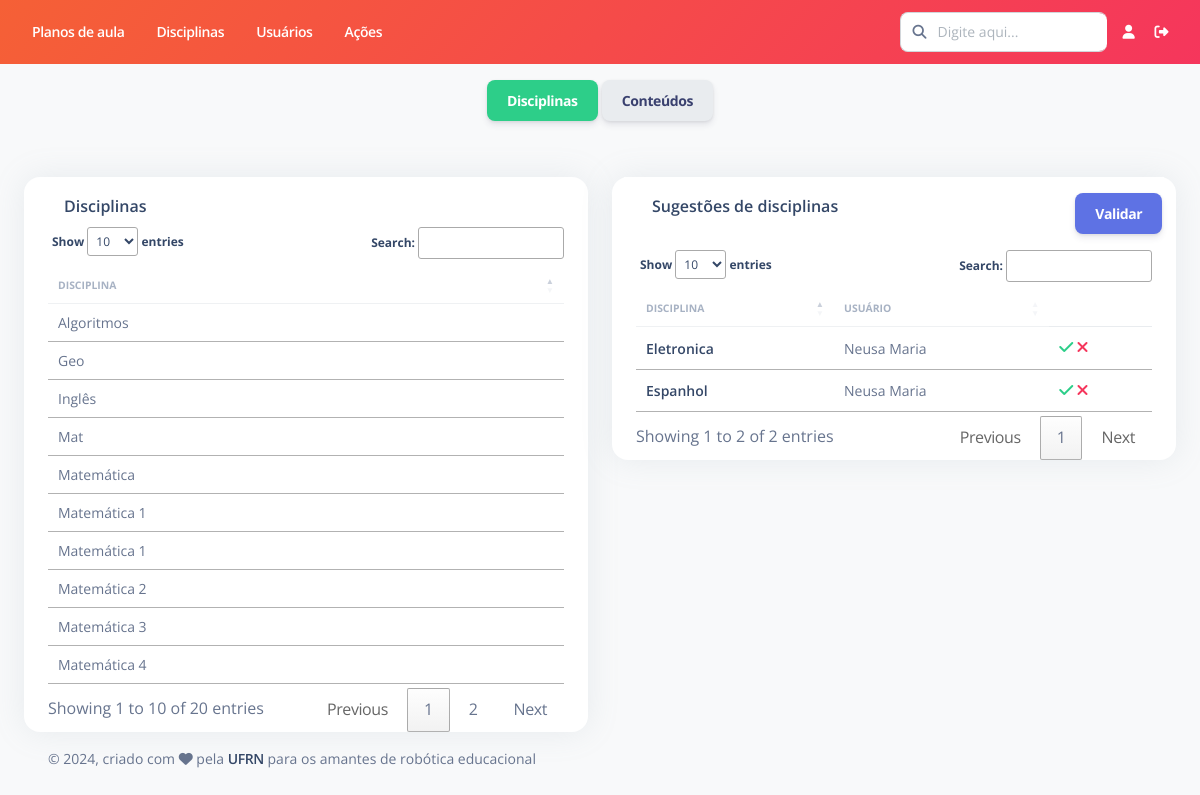
The page /disciplina/listar-sugestoes/0 on the database as committed earlier.
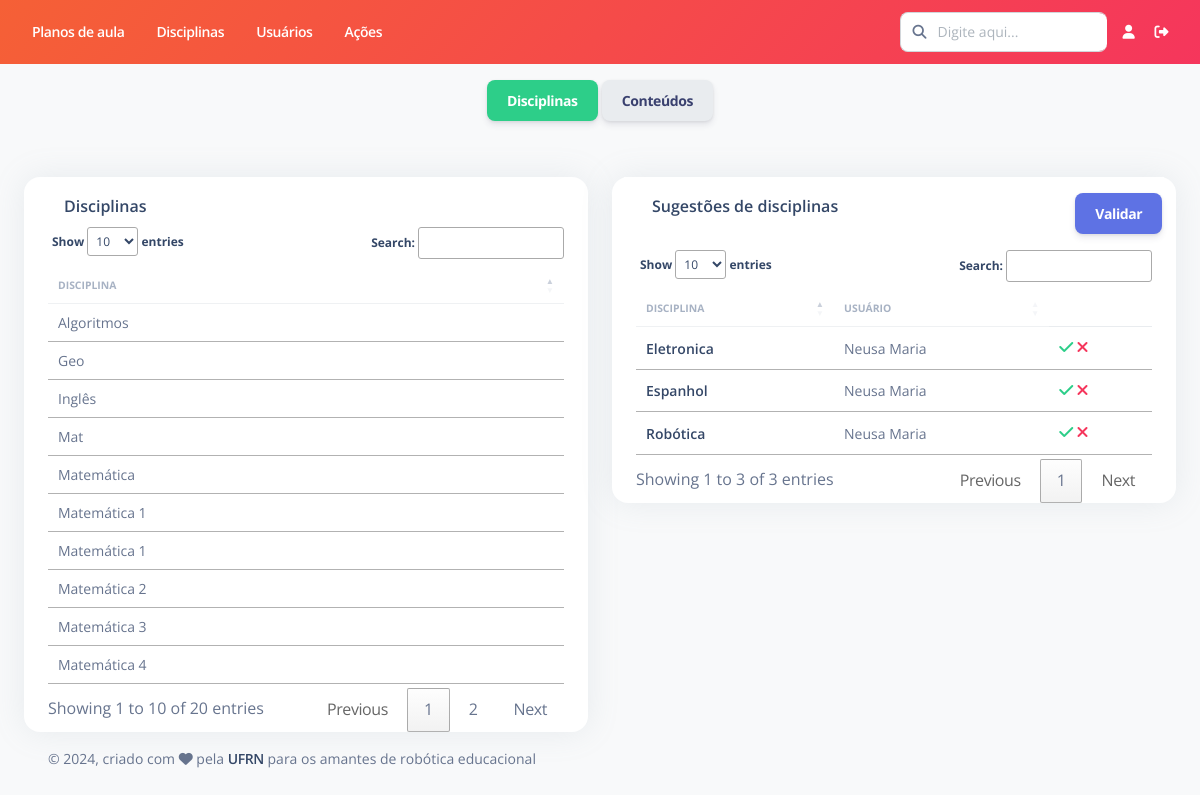
The same page on the database as committed later.
### Disciplina/models.py (models this page shows, shortened)
class Disciplina(models.Model):
    nome = models.CharField(max_length=200, verbose_name="Nome")
    status = models.CharField(max_length=7, choices=STATUS, default='Ativo')
    def __str__(self):
        return self.nome
    class Meta:
        ordering = ['nome']
        verbose_name = "Disciplina"
        verbose_name_plural = "Disciplinas"

class SugestaoDisciplina(models.Model):
    nome = models.CharField(max_length=200, verbose_name="Nome")
    usuario = models.ForeignKey(Usuario, on_delete=models.RESTRICT, null=True, verbose_name="Usuário")
    status = models.CharField(max_length=1, choices=STATUS_SUGESTAO, default='A')
    comentarios = models.TextField(null=True, blank=True, verbose_name="Comentários")
    data = models.DateField(auto_now_add=True, verbose_name="Data de criação", null=True)
    class Meta:
        ordering = ['status']
        verbose_name = "Sugestão de Disciplina"
        verbose_name_plural = "Sugestões de Disciplina"

### Disciplina/views.py (the view)
# urls.py: path('listar-sugestoes/<int:tipo>', views.listar_sugestoes, name="listar_sugestoes"),
def listar_sugestoes(request, tipo):
    sugestoes_disciplina = SugestaoDisciplina.objects.filter(status="A")
    sugestoes_conteudo = SugestaoConteudo.objects.filter(status="A")
    disciplinas = Disciplina.objects.filter(status="Ativo")
    conteudos = Conteudo.objects.filter(status="Ativo")
    informacoes = {
        'sugestoes_disciplina': sugestoes_disciplina,
        'sugestoes_conteudo': sugestoes_conteudo,
        'lista_disciplinas': disciplinas,
        'lista_conteudos': conteudos,
        'tipo': tipo,
    }
    return render(request, "Disciplina/listar_sugestoes.html", informacoes)

### Usuario/models.py (called while the page is built)
    def __str__(self):
        return self.first_name + " " + self.last_name

### templates/Disciplina/listar_sugestoes.html (shortened to what this page needs)
{% extends "Base/base.html" %}
{% load static %}
{% block conteudo %}
<div class="p-3 text-center">
  <button id="btn_disciplina" class="btn btn-success" onclick="mostrar_disciplinas()">Disciplinas</button>
  <button id="btn_conteudo" class="btn btn-light" onclick="mostrar_conteudos()">Conteúdos</button>
</div>
<div id="div_disciplina">
  <div class="row mt-4">
  <div class="col-lg-6 col-md-12 mb-lg-0 mb-4">
    <div class="card container">
      <div class="card-header pb-0 p-3">
        <div class="d-flex justify-content-between">
          <h6 class="mb-2">Disciplinas</h6>
        </div>
      </div>
      <div class="table-responsive">
          <table id="tabela_disciplinas" class="table align-items-center" cellspacing="0">
            <thead>
              <tr>
                <th class="text-uppercase text-secondary text-xxs font-weight-bolder opacity-7">Disciplina</th>
              </tr>
            </thead>
            <tbody>
                {% for disciplina in lista_disciplinas %}
                    <tr>
                        <td><p class="text-sm mb-0">{{disciplina.nome}}</p></td>
                    </tr>
                {% endfor %}
            </tbody>
          </table>
      </div>
    </div>
  </div>
  <div class="col-lg-6 mb-lg-0 mb-4">
    <div class="card container">
      <form id="form_disciplina">
        <div class="card-header pb-0 p-3 row">
          <div class="col-10">
            <h6 class="mb-0">Sugestões de disciplinas</h6>
          </div>
          <div class="col-2">
            <input type="submit" class="btn btn-primary" value="Validar" />
          </div>
        </div>
        <div class="table-responsive">
          <table id="tabela_sugestao_disciplina" class="table align-items-center" cellspacing="0">
            <thead>
              <tr>
                <th class="text-uppercase text-secondary text-xxs font-weight-bolder opacity-7">Disciplina</th>
                <th class="text-uppercase text-secondary text-xxs font-weight-bolder opacity-7">Usuário</th>
                <th></th>
              </tr>
            </thead>
            <tbody>
                {% for sugestao in sugestoes_disciplina %}
                    <tr>
                        <td><h6 class="mb-0 text-sm">{{sugestao.nome}}</h6></td>
                        <td><p class="text-sm mb-0">{{sugestao.usuario}}</p></td>
                        <td class="align-items-center">
                            <a onclick="aceitar_disciplina({{sugestao.pk}})">
                              <i id="aceitar_disciplina_{{sugestao.pk}}" class="fa fa-check text-success"></i>
                            </a>
                            <a onclick="negar_disciplina({{sugestao.pk}})">
                              <i id="negar_disciplina_{{sugestao.pk}}" class="fa fa-times text-danger"></i>
                            </a>
                        </td>
                    </tr>
                {% endfor %}
            </tbody>
        </table>
      </div>
      </form>
    </div>
  </div>
</div>
</div>
{% endblock %}

### templates/Base/base.html (shortened to what this page needs)
<!DOCTYPE html>
<html lang="pt-br">
  {% load static %}
<head>
    {% include "Base/cabecalho.html" %}
</head>
<body class="g-sidenav-show bg-gray-100">
  <main class="main-content position-relative border-radius-lg ">
    <nav class="navbar navbar-main navbar-expand-lg px-0 shadow-none bg-gradient-danger" id="navbarBlur" data-scroll="false">
        <div class="container-fluid py-1 px-3">
          {% include "Base/navbar-horizontal.html" %}
        </div>
    </nav>
    <div class="container-fluid">
        {% block conteudo %}
        {% endblock %}
        {% include "Base/rodape.html" %}
    </div>
  </main>
  {% include "Base/scripts.html" %}
</body>
</html>

### templates/Base/cabecalho.html (shortened to what this page needs)
{% load static %}
<link href="{% static 'assets/css/nucleo-icons.css' %}" rel="stylesheet" />
<link href="{% static 'assets/css/nucleo-svg.css' %}" rel="stylesheet" />
<link rel="stylesheet" href="https://cdn.jsdelivr.net/npm/@fortawesome/fontawesome-free@5.15.4/css/fontawesome.min.css">
<link href="{% static 'assets/css/nucleo-svg.css' %}" rel="stylesheet" />
<link id="pagestyle" href="{% static 'assets/css/argon-dashboard.css' %}" rel="stylesheet" />

### templates/Base/navbar-horizontal.html (shortened to what this page needs)
{% load static %}
      <div class="collapse navbar-collapse mt-sm-0 mt-2 me-md-0 me-sm-4" id="navbar">
        <div class="navbar-nav mr-auto">
          <ul class="navbar-nav justify-content-end">
            <li class="nav-item px-3 d-flex align-items-center">
              <a href="{% url 'plano_aula:listar' %}" class="nav-link font-weight-bold px-0 text-white">
                <span class="d-sm-inline d-none">Planos de aula</span>
              </a>
            </li>
            <li class="nav-item px-3 d-flex align-items-center">
              <a href="{% url 'disciplina:listar' %}" class="nav-link font-weight-bold px-0 text-white">
                <span class="d-sm-inline d-none">Disciplinas</span>
              </a>
            </li>
            <li class="nav-item px-3 d-flex align-items-center">
              <a href="" class="nav-link font-weight-bold px-0 text-white">
                <span class="d-sm-inline d-none">Usuários</span>
              </a>
            </li>
            <li class="nav-item px-3 d-flex align-items-center">
              <a href="{% url 'acoes:listar' %}" class="nav-link font-weight-bold px-0 text-white">
                <span class="d-sm-inline d-none">Ações</span>
              </a>
            </li>
          </ul>
        </div>
        <div class="navbar-nav ml-auto collapse navbar-collapse justify-content-end">
          <div class="pe-md-3 d-flex align-items-center">
            <div class="input-group">
              <span class="input-group-text text-body"><i class="fa fa-search" aria-hidden="true"></i></span>
              <input type="text" class="form-control" placeholder="Digite aqui...">
            </div>
          </div>
          <ul class="navbar-nav justify-content-end">
            <li class="nav-item d-flex align-items-center">
              <a href="" class="nav-link font-weight-bold px-0 text-white">
                <i class="fa fa-user me-sm-1"></i>
              </a>
            </li>
            <li class="nav-item px-3 d-flex align-items-center">
              <a href="javascript:;" class="nav-link p-0 text-white">
                <i class="fa fa-sign-out-alt fixed-plugin-button-nav cursor-pointer"></i>
              </a>
            </li>
          </ul>
        </div>
      </div>

### templates/Base/rodape.html (shortened to what this page needs)
<footer class="footer pt-3  ">
    <div class="container-fluid">
      <div class="row align-items-center justify-content-lg-between">
        <div class="col-lg-6 mb-lg-0 mb-4">
          <div class="copyright text-center text-sm text-muted text-lg-start">
            © ,
            criado com <i class="fa fa-heart"></i> pela
            <a href="https://www.ufrn.br" class="font-weight-bold" target="_blank">UFRN</a>
            para os amantes de robótica educacional
          </div>
        </div>
      </div>
    </div>
  </footer>

### templates/Base/scripts.html (shortened to what this page needs)
{% load static %}
<link rel="stylesheet" type="text/css" href="http://cdn.datatables.net/1.11.5/css/jquery.dataTables.min.css">

Rows that differ between the two databases and show on the page:
added SugestaoDisciplina: nome "Robótica", usuario "Neusa Maria"
Other text that changed with them:
text written by a page script: "Show entries Search: Showing 1 to 2 of 2 entries Previous 1 Next" → "Show entries Search: Showing 1 to 3 of 3 entries Previous 1 Next"
